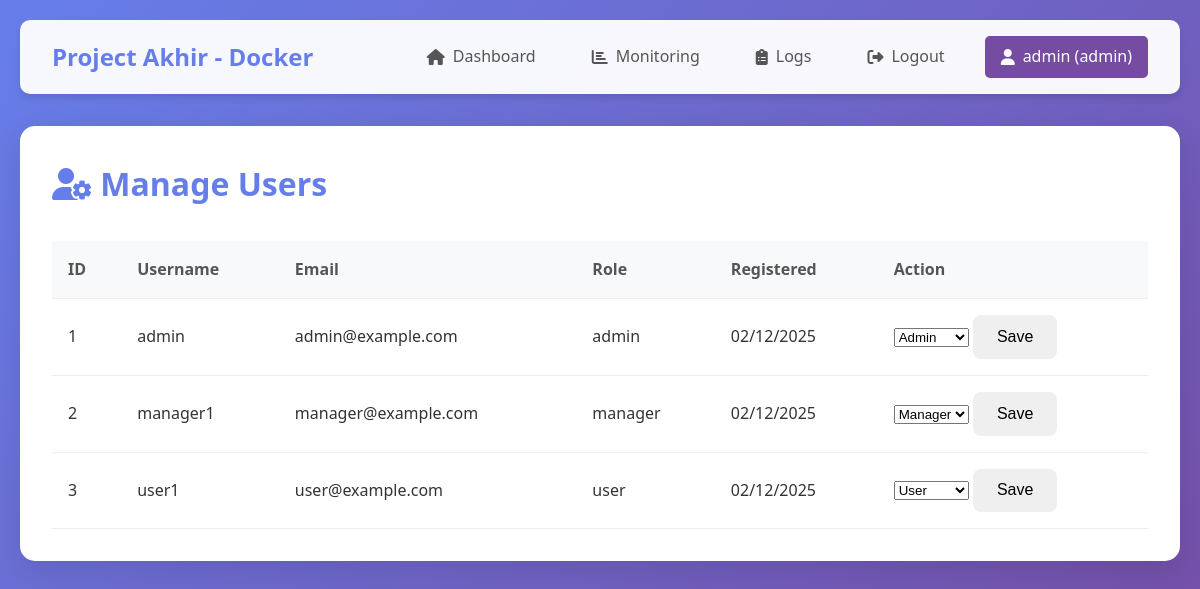
The app's page /dashboard/manage_users.php (signed in) with its own data.
### tables this page shows
CREATE TABLE IF NOT EXISTS users (
    id INT AUTO_INCREMENT PRIMARY KEY,
    username VARCHAR(50) NOT NULL UNIQUE,
    email VARCHAR(100) NOT NULL UNIQUE,
    password VARCHAR(255) NOT NULL,
    role ENUM('user', 'admin', 'manager') DEFAULT 'user',
    created_at TIMESTAMP DEFAULT CURRENT_TIMESTAMP
);

### dashboard/manage_users.php (the view, shortened to what this page needs)
<?php
$database = new Database();
$db = $database->getConnection();
$stmt = $db->prepare("SELECT id, username, email, role, created_at FROM users ORDER BY created_at DESC");
$stmt->execute();
$users = $stmt->fetchAll(PDO::FETCH_ASSOC);
include '../includes/header.php';
?>
<div class="dashboard">
    <h1 class="page-title"><i class="fas fa-user-cog"></i> Manage Users</h1>
    <div class="users-table">
        <table class="data-table">
            <thead>
                <tr>
                    <th>ID</th>
                    <th>Username</th>
                    <th>Email</th>
                    <th>Role</th>
                    <th>Registered</th>
                    <th>Action</th>
                </tr>
            </thead>
            <tbody>
                <?php foreach ($users as $u): ?>
                <tr>
                    <td><?php echo $u['id']; ?></td>
                    <td><?php echo htmlspecialchars($u['username']); ?></td>
                    <td><?php echo htmlspecialchars($u['email']); ?></td>
                    <td><?php echo htmlspecialchars($u['role']); ?></td>
                    <td><?php echo date('d/m/Y', strtotime($u['created_at'])); ?></td>
                    <td>
                        <form method="POST" style="display:inline-block">
                            <select name="role">
                                <option value="user" <?php echo $u['role']=='user' ? 'selected' : ''; ?>>User</option>
                                <option value="manager" <?php echo $u['role']=='manager' ? 'selected' : ''; ?>>Manager</option>
                                <option value="admin" <?php echo $u['role']=='admin' ? 'selected' : ''; ?>>Admin</option>
                            </select>
                            <button type="submit" class="btn btn-sm">Save</button>
                        </form>
                    </td>
                </tr>
                <?php endforeach; ?>
            </tbody>
        </table>
    </div>
</div>
<?php include '../includes/footer.php'; ?>

### assets/css/style.css (style rules this page uses)
* { margin: 0; padding: 0; box-sizing: border-box; }
body { font-family: 'Segoe UI', Tahoma, Geneva, Verdana, sans-serif; line-height: 1.6; color: #333; background: linear-gradient(135deg, #667eea 0%, #764ba2 100%); min-height: 100vh; }
.btn { padding: 0.8rem 1.5rem; border: none; border-radius: 8px; font-size: 1rem; font-weight: 500; cursor: pointer; transition: all 0.3s ease; display: inline-flex; align-items: center; justify-content: center; gap: 0.5rem; }
.dashboard { background: white; padding: 2rem; border-radius: 15px; box-shadow: 0 10px 30px rgba(0, 0, 0, 0.1); }
.page-title { color: #667eea; margin-bottom: 2rem; font-size: 2rem; }
.data-table { width: 100%; border-collapse: collapse; margin-top: 1rem; }
.data-table th, .data-table td { padding: 1rem; text-align: left; border-bottom: 1px solid #eee; }
.data-table th { background: #f8f9fa; color: #555; font-weight: 600; }

### records on screen
users: id "1", username "admin", email "admin@example.com", role "admin", created_at "02/12/2025", role "Admin"
users: id "2", username "manager1", email "manager@example.com", role "manager", created_at "02/12/2025", role "Manager"
users: id "3", username "user1", email "user@example.com", role "user", created_at "02/12/2025", role "User"

### other values on screen
SITE_NAME "Project Akhir - Docker"
$_SESSION['username'] "admin"
$_SESSION['role'] "admin"
